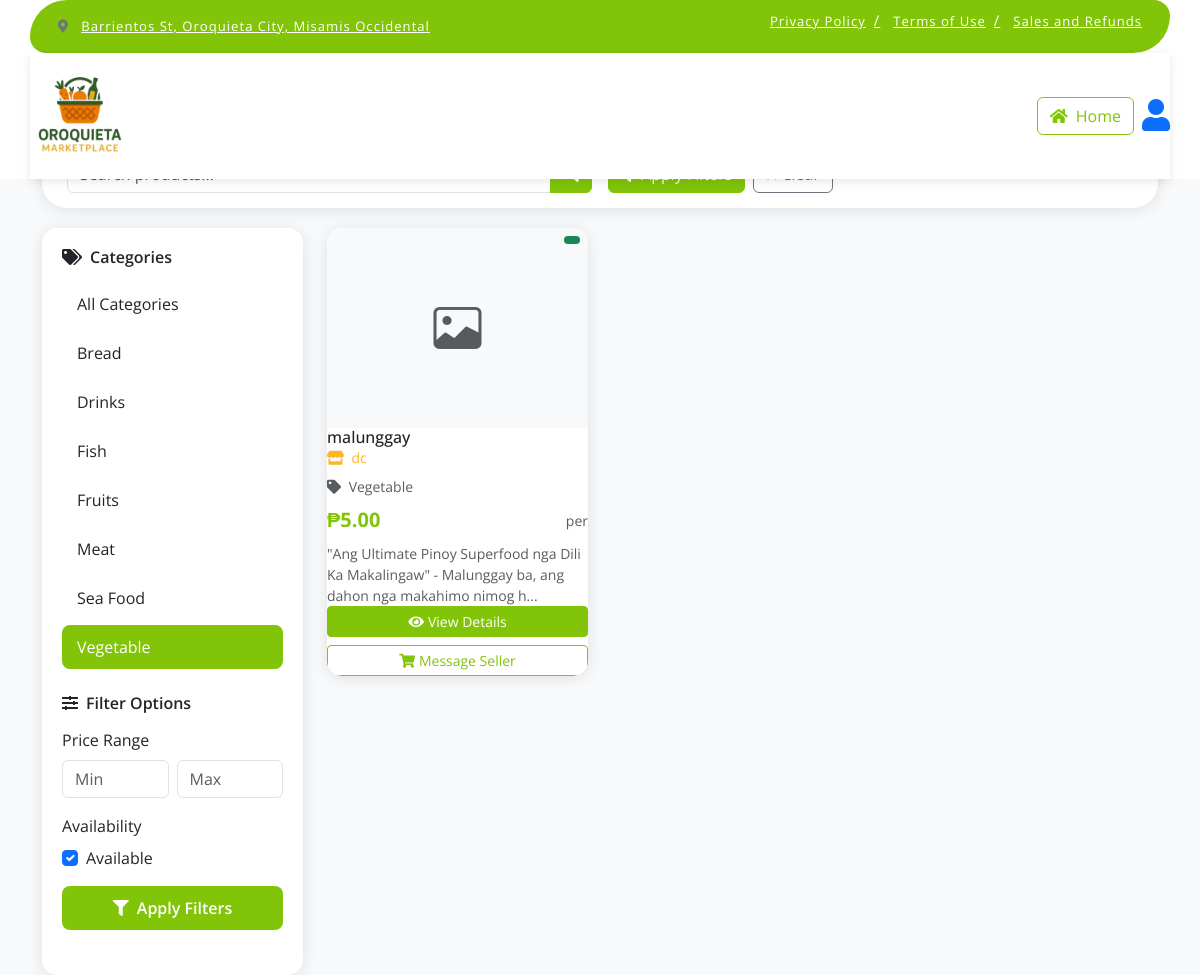
Before: /customer/index_copy.php?category=3 with the older database file.
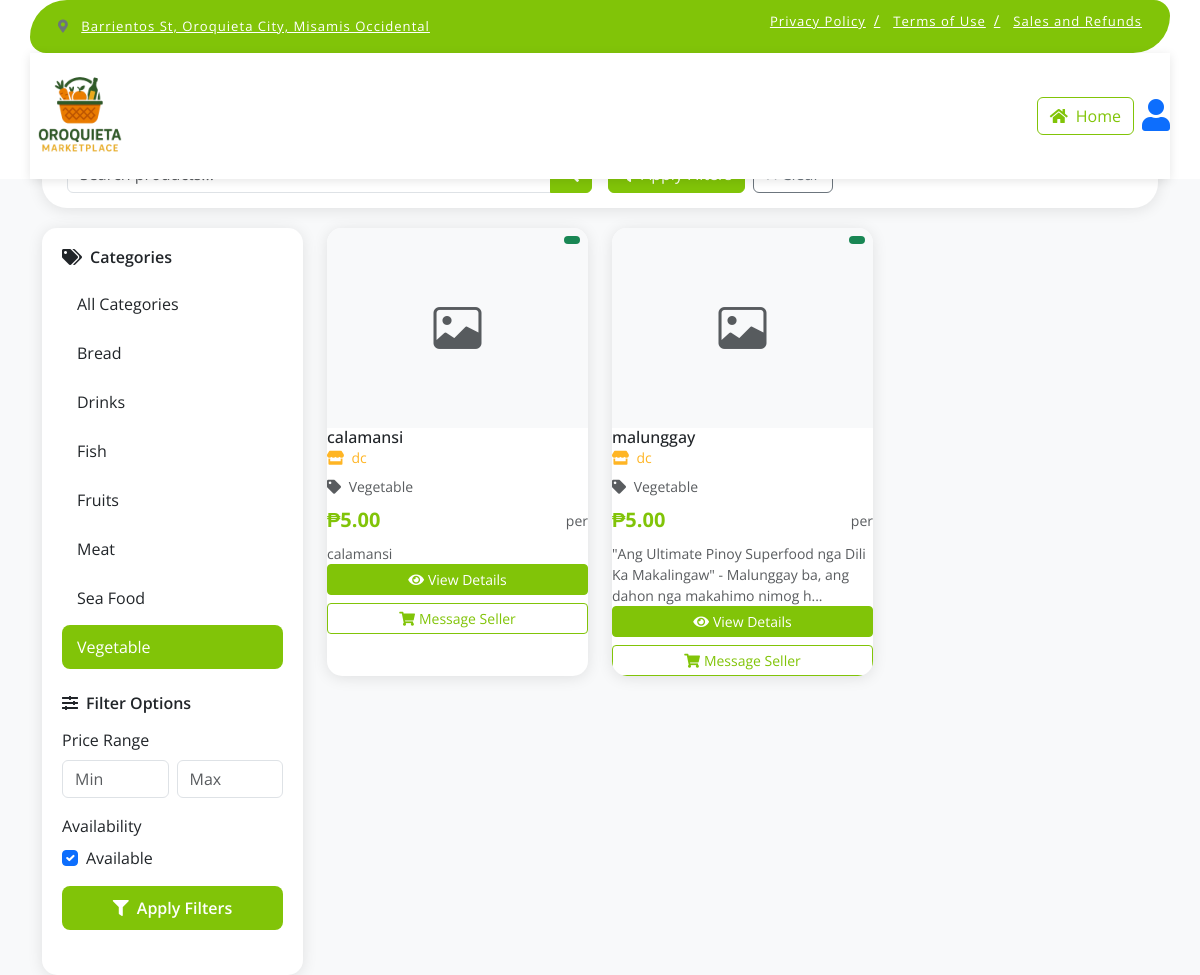
After: the same page with the newer database file.
### tables this page shows
CREATE TABLE `categories` (
  `id` int(11) NOT NULL,
  `name` varchar(100) NOT NULL,
  `icon` varchar(10) DEFAULT NULL COMMENT 'Emoji or icon character',
  `description` text DEFAULT NULL,
  `parent_id` int(11) DEFAULT NULL,
  `image` varchar(255) DEFAULT NULL,
  `is_active` tinyint(1) DEFAULT 1,
  `created_at` timestamp NOT NULL DEFAULT current_timestamp(),
  `updated_at` timestamp NOT NULL DEFAULT current_timestamp() ON UPDATE current_timestamp()
);

CREATE TABLE `products` (
  `id` int(11) NOT NULL,
  `seller_id` int(11) NOT NULL,
  `category_id` int(11) DEFAULT NULL,
  `name` varchar(255) NOT NULL,
  `description` text DEFAULT NULL,
  `price` decimal(10,2) NOT NULL,
  `stock_quantity` int(11) NOT NULL DEFAULT 0,
  `weight` decimal(10,2) DEFAULT NULL,
  `is_featured` tinyint(1) DEFAULT 0,
  `is_active` tinyint(1) DEFAULT 1,
  `created_at` timestamp NOT NULL DEFAULT current_timestamp(),
  `updated_at` timestamp NOT NULL DEFAULT current_timestamp() ON UPDATE current_timestamp()
);

### customer/index_copy.php (the view, shortened to what the changed rows need)
<?php
require_once '../includes/db_connect.php';
$cat_query = "SELECT id, name FROM categories WHERE is_active = 1 ORDER BY name";
$cat_stmt = $pdo->query($cat_query);
$search = isset($_GET['search']) ? trim($_GET['search']) : '';
$category_filter = isset($_GET['category']) ? intval($_GET['category']) : 0;
$price_min = isset($_GET['price_min']) ? floatval($_GET['price_min']) : 0;
$price_max = isset($_GET['price_max']) ? floatval($_GET['price_max']) : 999999;
$where_conditions = ["p.is_active = 1"];
$params = [];
if ($category_filter > 0) {
    $where_conditions[] = "p.category_id = ?";
    $params[] = $category_filter;
}
$where_clause = implode(" AND ", $where_conditions);
$query = "SELECT p.*, c.name as category_name,
          COALESCE(sa.business_name, CONCAT(s.first_name, ' ', s.last_name), 'Unknown Seller') as shop_name
          FROM products p
          LEFT JOIN categories c ON p.category_id = c.id
          LEFT JOIN sellers s ON p.seller_id = s.id
          LEFT JOIN seller_applications sa ON s.id = sa.seller_id AND sa.status = 'approved'
          WHERE $where_clause
          ORDER BY p.created_at DESC";
$stmt = $pdo->prepare($query);
$stmt->execute($params);
$products = $stmt->fetchAll();
?>
<!DOCTYPE html>
<html lang="en">
<head>
    <link rel="stylesheet" href="https://use.fontawesome.com/releases/v5.15.4/css/all.css" />
    <link href="https://cdn.jsdelivr.net/npm/bootstrap-icons@1.4.1/font/bootstrap-icons.css" rel="stylesheet">
    <link href="https://cdn.jsdelivr.net/npm/bootstrap@5.3.0/dist/css/bootstrap.min.css" rel="stylesheet">
</head>
<body>
    <div class="container">
        <div class="row">
            <div class="col-lg-3">
                <div class="sidebar">
                    <div class="filter-section">
                        <div class="category-list">
                            <div class="category-item <?php echo $category_filter == 0 ? 'active' : ''; ?>"
                                onclick="window.location.href='?search=<?php echo urlencode($search); ?>&price_min=<?php echo $price_min; ?>&price_max=<?php echo $price_max; ?>'">
                                All Categories
                            </div>
                            <?php while ($category = $cat_stmt->fetch()): ?>
                                <div class="category-item <?php echo $category_filter == $category['id'] ? 'active' : ''; ?>"
                                    onclick="window.location.href='?search=<?php echo urlencode($search); ?>&category=<?php echo $category['id']; ?>&price_min=<?php echo $price_min; ?>&price_max=<?php echo $price_max; ?>'">
                                    <?php echo htmlspecialchars($category['name']); ?>
                                </div>
                            <?php endwhile; ?>
                        </div>
                    </div>
                </div>
            </div>
            <div class="col-lg-9">
                <div class="row g-4">
                    <?php if (count($products) > 0): ?>
                        <?php foreach ($products as $product): ?>
                            <div class="col-lg-4 col-md-6">
                                <div class="product-card">
                                    <div class="position-relative">
                                        <?php if (!empty($product['image'])): ?>
                                            <img
                                                class="product-image" alt="<?php echo htmlspecialchars($product['name']); ?>">
                                        <?php else: ?>
                                            <div class="product-image bg-light d-flex align-items-center justify-content-center">
                                                <i class="bi bi-image text-muted" style="font-size: 3rem;"></i>
                                            </div>
                                        <?php endif; ?>
                                        <span class="badge bg-success position-absolute top-0 end-0 m-2">
                                        </span>
                                    </div>
                                    <div class="card-body">
                                        <h6 class="card-title"><?php echo htmlspecialchars($product['name']); ?></h6>
                                        <p class="shop-name mb-2">
                                            <i class="fas fa-store me-1"></i>
                                            <?php echo htmlspecialchars($product['shop_name'] ?? 'Unknown Seller'); ?>
                                        </p>
                                        <p class="text-muted small mb-2">
                                            <i class="fas fa-tag me-1"></i>
                                            <?php echo htmlspecialchars($product['category_name'] ?? 'Uncategorized'); ?>
                                        </p>
                                        <div class="d-flex justify-content-between align-items-center mb-2">
                                            <span
                                                class="product-price">₱<?php echo number_format($product['price'], 2); ?></span>
                                            <small class="text-muted">per
                                                <?php echo htmlspecialchars($product['unit']); ?></small>
                                        </div>
                                        <?php if (!empty($product['description'])): ?>
                                            <p class="card-text small text-muted">
                                                <?php echo htmlspecialchars(substr($product['description'], 0, 100)) . (strlen($product['description']) > 100 ? '...' : ''); ?>
                                            </p>
                                        <?php endif; ?>
                                    </div>
                                    <div class="card-footer bg-transparent border-0">
                                        <div class="d-grid gap-2">
                                            <button class="btn btn-primary btn-sm"
                                                onclick="viewProduct(<?php echo $product['id']; ?>)">
                                                <i class="fas fa-eye me-1"></i>View Details
                                            </button>
                                            <button class="btn btn-outline-primary btn-sm">
                                                <i class="fas fa-shopping-cart me-1"></i>Message Seller
                                            </button>
                                        </div>
                                    </div>
                                </div>
                            </div>
                        <?php endforeach; ?>
                    <?php endif; ?>
                </div>
            </div>
        </div>
    </div>
</body>
</html>

Changed rows visible on the page:
added products: name "calamansi", shop_name "dc", category.name "Vegetable", price "5.00", description "calamansi"
